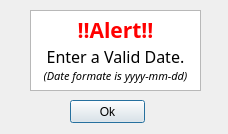
<?xml version="1.0" encoding="UTF-8"?>
<ui version="4.0">
 <class>Dialog</class>
 <widget class="QDialog" name="Dialog">
  <property name="geometry">
   <rect>
    <x>0</x>
    <y>0</y>
    <width>228</width>
    <height>134</height>
   </rect>
  </property>
  <property name="windowTitle">
   <string>Dialog</string>
  </property>
  <widget class="QTextBrowser" name="textBrowser">
   <property name="geometry">
    <rect>
     <x>30</x>
     <y>10</y>
     <width>171</width>
     <height>81</height>
    </rect>
   </property>
   <property name="font">
    <font>
     <family>Avenir</family>
    </font>
   </property>
   <property name="html">
    <string>&lt;!DOCTYPE HTML PUBLIC &quot;-//W3C//DTD HTML 4.0//EN&quot; &quot;http://www.w3.org/TR/REC-html40/strict.dtd&quot;&gt;
&lt;html&gt;&lt;head&gt;&lt;meta name=&quot;qrichtext&quot; content=&quot;1&quot; /&gt;&lt;style type=&quot;text/css&quot;&gt;
p, li { white-space: pre-wrap; }
&lt;/style&gt;&lt;/head&gt;&lt;body style=&quot; font-family:'Avenir'; font-size:8.25pt; font-weight:400; font-style:normal;&quot;&gt;
&lt;p align=&quot;center&quot; style=&quot; margin-top:0px; margin-bottom:0px; margin-left:0px; margin-right:0px; -qt-block-indent:0; text-indent:0px;&quot;&gt;&lt;span style=&quot; font-family:'MS Shell Dlg 2'; font-size:16pt; font-weight:600; color:#ff0000;&quot;&gt;!!Alert!!&lt;/span&gt;&lt;/p&gt;
&lt;p align=&quot;center&quot; style=&quot; margin-top:0px; margin-bottom:0px; margin-left:0px; margin-right:0px; -qt-block-indent:0; text-indent:0px;&quot;&gt;&lt;span style=&quot; font-family:'MS Shell Dlg 2'; font-size:12pt; color:#000000;&quot;&gt;Enter a Valid Date.&lt;/span&gt;&lt;/p&gt;
&lt;p align=&quot;center&quot; style=&quot; margin-top:0px; margin-bottom:0px; margin-left:0px; margin-right:0px; -qt-block-indent:0; text-indent:0px;&quot;&gt;&lt;span style=&quot; font-family:'MS Shell Dlg 2'; font-size:8pt; font-style:italic; color:#000000;&quot;&gt;(Date formate is yyyy-mm-dd)&lt;/span&gt;&lt;/p&gt;&lt;/body&gt;&lt;/html&gt;</string>
   </property>
  </widget>
  <widget class="QPushButton" name="btn_ok">
   <property name="geometry">
    <rect>
     <x>70</x>
     <y>100</y>
     <width>75</width>
     <height>23</height>
    </rect>
   </property>
   <property name="text">
    <string>Ok</string>
   </property>
  </widget>
 </widget>
 <resources/>
 <connections/>
</ui>
